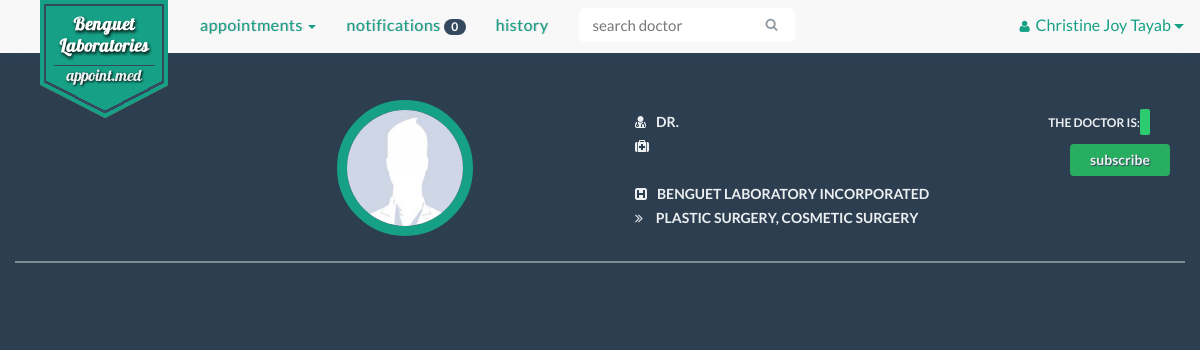
The app's page /doctor.php (signed in), older data.
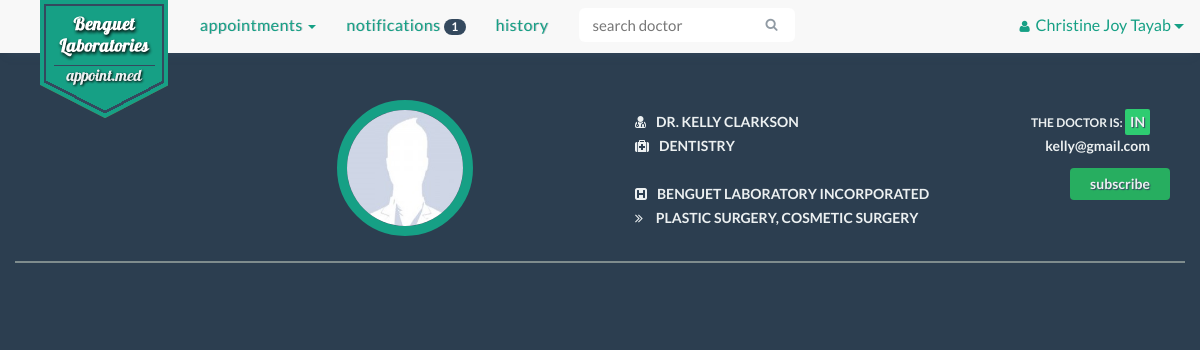
The same page, newer data.
### tables this page shows
CREATE TABLE IF NOT EXISTS `patient` (
  `patient_id` varchar(30) NOT NULL,
  `patient_name` varchar(30) NOT NULL,
  `patient_contact` varchar(20) NOT NULL,
  `birthdate` date NOT NULL,
  `email` varchar(30) NOT NULL,
  `username` varchar(30) NOT NULL,
  `occupation` varchar(30) DEFAULT NULL,
  PRIMARY KEY (`patient_id`),
  KEY `username` (`username`)
);

CREATE TABLE IF NOT EXISTS `doctor` (
  `doctor_id` varchar(30) NOT NULL,
  `doctor_name` varchar(30) NOT NULL,
  `specialization` varchar(30) NOT NULL,
  `doctor_status` enum('On Leave','Emergency','In','Out','Sick Leave') NOT NULL,
  `email` varchar(30) NOT NULL,
  `username` varchar(30) NOT NULL,
  PRIMARY KEY (`doctor_id`),
  KEY `username` (`username`)
);

### doctor.php (the view, shortened to what this page needs)
<!DOCTYPE html>
<html lang="en">
<head>
</head>
    <?php
        include 'include/head.php';
        include 'connectdatabase.php';
    ?>
  <body>
    <div class="container">
        <?php
            if(isset($_SESSION['loggedIn']) && isset($_SESSION['account_type']) && isset($_SESSION['username'])){
                $username = $_SESSION['username'];
            }else{
                header("location: index.php");
                die();
            }
            $doctor_id= mysqli_real_escape_string($con, $_GET['id']);
            $result = mysqli_query($con, "SELECT * FROM patient WHERE username LIKE '$username'" );
            $p_row =  mysqli_fetch_array($result);
            $patient = $p_row['patient_id'];
            $patient_n = $p_row['patient_name'];
            $result = mysqli_query($con, "SELECT * FROM doctor WHERE doctor_id LIKE '$doctor_id'" );
            $d_row =  mysqli_fetch_array($result);
            $count_result = mysqli_query($con, "SELECT COUNT(notification) AS count FROM notification WHERE patient_id LIKE '$patient' AND indicator = 'doctor'" );
            $count_row = mysqli_fetch_array($count_result);
            $notif_count =  $count_row['count'];
        ?>
        <?php
            include 'include/pt-nav-start.php';
        ?>
                    <ul class="nav navbar-nav">
                        <li class="dropdown">
                            <a href="#" class="dropdown-toggle" data-toggle="dropdown" role="button" aria-expanded="false">Appointments <span class="caret"></span></a>
                        </li>
                        <li><a href="notifications.php">Notifications <span class="badge"><?php echo $notif_count?></span></a></li>
                        <li><a href="history.php">History</a></li>
        <?php
            include 'include/pt-nav-end.php';
        ?>
        <div class="container-fluid" id="doctor-info">
            <div class="row">
                <div class="col-xs-12 col-md-2 col-md-offset-3 d-pic">
                      <img class="img-responsive" src="img/profile/<?php
                            $file = "img/profile/".$doctor_id.".jpg";
                            if(file_exists($file)){
                                echo $doctor_id;
                            }else{
                                echo 'profile';
                            } ?>.jpg">
                </div>
                <div class="col-xs-12 col-md-4 col-md-offset-1">
                    <div class="d-info">
                        <ul>
                            <li><i class="fa fa-user-md"></i>Dr. <?php echo strtoupper($d_row['doctor_name']); ?></li>
                            <li><i class="fa fa-medkit"></i><?php echo $d_row['specialization']; ?></li>
                            <br>
                            <li><i class="fa fa-h-square"></i>Benguet Laboratory Incorporated</li>
                            <li><i class="fa fa-angle-double-right"></i> Plastic Surgery, Cosmetic Surgery</li>
                        </ul>
                    </div>
                </div>
                <div class="col-md-2 text-right">
                    <div class="d-info">
                        <ul>
                            <li class="doc-status">The Doctor is: <span><?php echo($d_row['doctor_status']);?></span></li>
                            <li class="email"><?php echo $d_row['email']; ?></li>
                        </ul>
                        <?php $sql = mysqli_query($con, "SELECT * FROM subscribe WHERE patient_id LIKE '$patient' AND doctor_id LIKE '$doctor_id'") or die(mysqli_error());
                        if(mysqli_num_rows($sql) ==0){
                            echo '<form action="subscribe.php" method="post" class="subs">';
                            echo  '<input type="submit" class="btn btn-default subscribe-btn btn-noborder" name="subs" value="Subscribe">';
                            echo '</form> ';
                            }
                        ?>
                    </div>
                </div>
            </div>
        </div>
    </div>
  </body>
</html>

### include/head.php (shortened to what this page needs)
<head>
    <link href="css/bootstrap.min.css" rel="stylesheet">
    <link href="css/font-awesome.min.css" rel="stylesheet">
    <link href="css/font-awesome.css" rel="stylesheet">
    <link href="css/bootstrap-datetimepicker.min.css" rel="stylesheet">
    <link href="css/styles.css" rel="stylesheet">
    <link href="css/tooltip.css" rel="stylesheet">
    <link href="css/scrolltop.css" rel="stylesheet">
</head>

### include/pt-nav-start.php (shortened to what this page needs)
<nav class="navbar navbar-default navbar-fixed-top">
    <div class="container">
        <div class="navbar-header">
            <a class="navbar-brand logo-text hidden-sm hidden-xs" href="#">appoint.med</a>
            <div class="navbar-logo hidden-sm hidden-xs">
            </div>
        </div>
        <div class="collapse navbar-collapse" id="bs-example-navbar-collapse-1">

### include/pt-nav-end.php (shortened to what this page needs)
                <form class="navbar-form navbar-right" method="post" role="search">
                    <div class="input-group search-bar">
                        <input type="text" class="form-control" name="search" placeholder="search doctor" id="inputSearch">
                        <span class="input-group-btn">
                            <button type="submit" class="btn"><i class="fa fa-search"></i></button>
                        </span>
                    </div>
                </form>
            </ul>
            <ul class="nav navbar-nav navbar-right">
                <div class="btn-group navbar-right signedin">
                    <button type="button" class="btn btn-default btn-lg btn-noborder dropdown-toggle" data-toggle="dropdown" aria-expanded="false">
                        <i class="fa fa-user"></i><?php echo $patient_n ?>
                        <span class="caret"></span>
                    </button>
                </div>
            </ul>
        </div>
    </div>
</nav>

### css/styles.css (style rules this page uses)
* { margin: 0; padding: 0; }
body { padding-top: 80px; font-family: "Lato", Arial, sans-serif; color: #34495e; font-size: 18px; line-height: 1.72222; background-color: #2C3E50; }
a { color: #16a085 !important; -webkit-transition: .25s; transition: .25s; }
.container { padding-left: 0 !important; padding-right: 0 !important; }
i.fa.fa-user-md { padding-right: 10px; }
nav > div > div > ul > li > a { font-size: 16px; letter-spacing: 0.5px; text-transform: lowercase; border-bottom: 3px solid #f8f8f8; text-shadow: 1px 0px 0px rgba(52, 73, 94, 0.3); }
.navbar-nav i { padding-right: 6px !important; padding-left: 6px; font-size: 13px; }
.navbar-default { padding-left: 15px; padding-right: 15px; border: none; -webkit-box-shadow: 0 8px 8px -8px #34495E; -moz-box-shadow: 0 8px 8px -8px #34495E; box-shadow: 0 8px 8px -8px #34495E; }
.navbar-default .navbar-form .search-bar { width: 90%; margin: 0 auto; }
.navbar-default .navbar-form .form-control { border-color: transparent; }
.navbar-default .navbar-form .btn { color: #919ba4; border-color: transparent; }
.navbar-form .btn { height: 34px; padding: 5px 10px; font-size: 13px; line-height: 1.4; border-radius: 6px; }
.navbar-form .btn { margin: 0; }
.navbar-brand { margin-right: 20px; font-size: 24px; font-weight: 700; }
.logo-text { color: transparent !important; }
.navbar-logo { background: url('../img/logo.png') no-repeat; height: 129px; width: 156px; position: absolute; z-index: 999999; margin: 0 25px; }
.input-group-btn .btn { background-color: #fff; border: 2px solid #bdc3c7; border-left: 0; }
.signedin { margin-top: 5px; }
.signedin button { font-size: 16px; margin-left: 10px; }
.signedin button i { padding-right: 7px; }
.signedin .btn-noborder { color: #16a085; }
.badge { padding: 2px 7px; background-color: #34495E; }
.search-bar .form-control { border-right: 0; border-top-left-radius: 6px !important; border-bottom-left-radius: 6px !important; }
.search-bar .form-control, .input-group-btn .btn { -webkit-transition: all .5s; transition: all .5s; }
.input-group { width: 100%; }
.form-control { padding: 8px 12px; font-size: 15px !important; line-height: 1.467; color: #34495e; border: 2px solid #bdc3c7; box-shadow: none; -webkit-transition: border .25s linear, color .25s linear, background-color .25s linear; transition: border .25s linear, color .25s linear, background-color .25s linear; }
.subscribe-btn { background-color: #27AE60 !important; color: #ECF0F1; width: 100px; font-size: 14px; font-weight: 600; text-transform: lowercase; text-shadow: 1px 1px 1px #34495E; }
.btn-noborder { border: 0; background: none; }
.search-bar { width: 195px; }
#doctor-info, #patient-info { margin: 20px 0 3px 0; padding-bottom: 20px; color: #ECF0F1; font-size: 14px; border-bottom: 2px solid #7F8C8D; }
#doctor-info img, #patient-info img, .doctors-full-list img { height: 136px; width: 136px; margin: 0 auto; border: 10px solid #16A085; border-radius: 50%; }
.d-info ul, .p-info ul { margin: 10px 0; list-style: none; text-transform: uppercase; font-weight: 600; }
.p-info ul i, .d-info ul i { padding-right: 10px; }
.p-info ul li, .d-info ul li { margin: 0 10px; padding: 0 10px; }
.d-info span { background-color: #2ECC71; padding: 5px; border-radius: 2px; font-size: 14px; text-shadow: 1px 1px 1px #34495E; }
.email { text-transform: lowercase !important; }
.doc-status { font-size: 12px; }

### doctor.php (style rules this page uses)
a { text-decoration: none; background: #3bb998; color:#FFFFFF; cursor: pointer; }

Row changes from the older to the newer data that the page shows:
added doctor: doctor_name "KELLY CLARKSON", specialization "DENTISTRY", doctor_status "IN", email "kelly@gmail.com"
Text that changed along with them:
$notif_count: "0" → "1"
